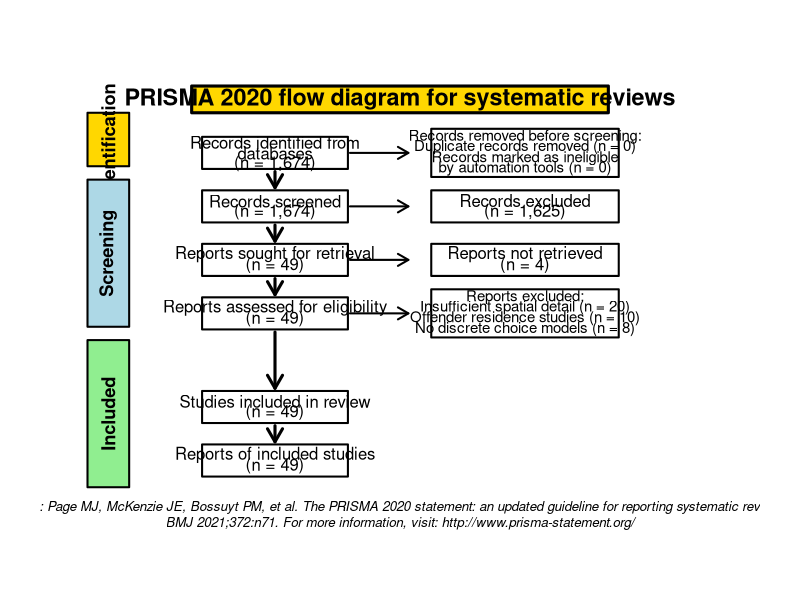
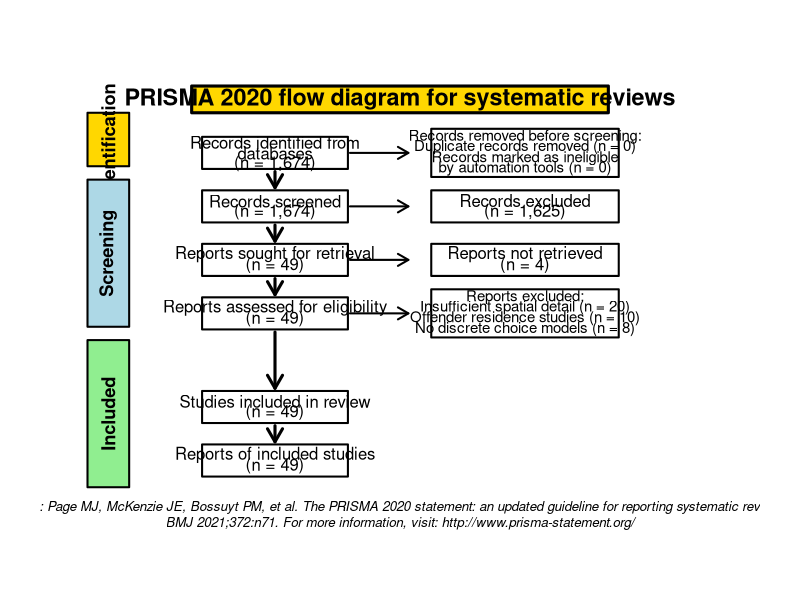

R code for these plots, in order:
# Fixed PRISMA 2020 Diagram with Proper Text Positioning
# This version fixes all text overlap issues

create_fixed_prisma <- function() {
  
  # Create PNG with higher resolution
  png("20250709_Analysis & Results/fixed_prisma_2020.png", 
      width = 1600, height = 1800, res = 150, bg = "white")
  
  # Set up the plot with better margins
  par(mar = c(2, 2, 2, 2))
  plot(0, 0, type = "n", xlim = c(0, 16), ylim = c(0, 18), 
       axes = FALSE, xlab = "", ylab = "")
  
  # Define colors
  id_color <- "#FFD700"      # Gold
  screen_color <- "#ADD8E6"  # Light blue
  include_color <- "#90EE90" # Light green
  exclude_color <- "#FFFFFF" # White
  
  # Function to draw boxes with proper text wrapping
  draw_box <- function(x, y, width, height, text_lines, color = "white", text_size = 1.0, bold = FALSE) {
    rect(x - width/2, y - height/2, x + width/2, y + height/2, 
         col = color, border = "black", lwd = 2)
    
    # Handle multiple lines of text
    n_lines <- length(text_lines)
    if (n_lines == 1) {
      text(x, y, text_lines[1], cex = text_size, adj = 0.5, font = if(bold) 2 else 1)
    } else {
      # Calculate line spacing
      line_spacing <- 0.4
      start_y <- y + (n_lines - 1) * line_spacing / 2
      
      for (i in 1:n_lines) {
        text(x, start_y - (i - 1) * line_spacing, text_lines[i], 
             cex = text_size, adj = 0.5, font = if(bold) 2 else 1)
      }
    }
  }
  
  # Header
  rect(3, 16, 13, 17, col = id_color, border = "black", lwd = 3)
  text(8, 16.5, "PRISMA 2020 flow diagram for systematic reviews", 
       cex = 1.4, font = 2, adj = 0.5)
  
  # Stage labels (vertical bars)
  # Identification
  rect(0.5, 14, 1.5, 16, col = id_color, border = "black", lwd = 2)
  text(1, 15, "Identification", cex = 1.1, font = 2, srt = 90, adj = 0.5)
  
  # Screening
  rect(0.5, 8, 1.5, 13.5, col = screen_color, border = "black", lwd = 2)
  text(1, 10.75, "Screening", cex = 1.1, font = 2, srt = 90, adj = 0.5)
  
  # Included
  rect(0.5, 2, 1.5, 7.5, col = include_color, border = "black", lwd = 2)
  text(1, 4.75, "Included", cex = 1.1, font = 2, srt = 90, adj = 0.5)
  
  # IDENTIFICATION STAGE
  # Records identified
  draw_box(5, 14.5, 3.5, 1.2, 
           c("Records identified from", "databases", "(n = 1,674)"), 
           color = "white", text_size = 1.0)
  
  # Records removed before screening
  draw_box(11, 14.5, 4.5, 1.8, 
           c("Records removed before screening:", "Duplicate records removed (n = 0)", "Records marked as ineligible", "by automation tools (n = 0)"), 
           color = exclude_color, text_size = 0.9)
  
  # SCREENING STAGE
  # Records screened
  draw_box(5, 12.5, 3.5, 1.2, 
           c("Records screened", "(n = 1,674)"), 
           color = "white", text_size = 1.0)
  
  # Records excluded
  draw_box(11, 12.5, 4.5, 1.2, 
           c("Records excluded", "(n = 1,625)"), 
           color = exclude_color, text_size = 1.0)
  
  # Reports sought for retrieval
  draw_box(5, 10.5, 3.5, 1.2, 
           c("Reports sought for retrieval", "(n = 49)"), 
           color = "white", text_size = 1.0)
  
  # Reports not retrieved
  draw_box(11, 10.5, 4.5, 1.2, 
           c("Reports not retrieved", "(n = 4)"), 
           color = exclude_color, text_size = 1.0)
  
  # Reports assessed for eligibility
  draw_box(5, 8.5, 3.5, 1.2, 
           c("Reports assessed for eligibility", "(n = 49)"), 
           color = "white", text_size = 1.0)
  
  # Reports excluded with reasons
  draw_box(11, 8.5, 4.5, 1.8, 
           c("Reports excluded:", "Insufficient spatial detail (n = 20)", "Offender residence studies (n = 10)", "No discrete choice models (n = 8)"), 
           color = exclude_color, text_size = 0.9)
  
  # INCLUDED STAGE
  # Studies included in review
  draw_box(5, 5, 3.5, 1.2, 
           c("Studies included in review", "(n = 49)"), 
           color = "white", text_size = 1.0)
  
  # Reports of included studies
  draw_box(5, 3, 3.5, 1.2, 
           c("Reports of included studies", "(n = 49)"), 
           color = "white", text_size = 1.0)
  
  # ARROWS - Main flow
  arrows(5, 13.8, 5, 13.2, lwd = 3, length = 0.15, col = "black")
  arrows(5, 11.8, 5, 11.2, lwd = 3, length = 0.15, col = "black")
  arrows(5, 9.8, 5, 9.2, lwd = 3, length = 0.15, col = "black")
  arrows(5, 7.8, 5, 5.7, lwd = 3, length = 0.15, col = "black")
  arrows(5, 4.3, 5, 3.7, lwd = 3, length = 0.15, col = "black")
  
  # Exclusion arrows
  arrows(6.8, 14.5, 8.2, 14.5, lwd = 2, length = 0.12, col = "black")
  arrows(6.8, 12.5, 8.2, 12.5, lwd = 2, length = 0.12, col = "black")
  arrows(6.8, 10.5, 8.2, 10.5, lwd = 2, length = 0.12, col = "black")
  arrows(6.8, 8.5, 8.2, 8.5, lwd = 2, length = 0.12, col = "black")
  
  # Footer
  text(8, 1, 
       "From: Page MJ, McKenzie JE, Bossuyt PM, et al. The PRISMA 2020 statement: an updated guideline for reporting systematic reviews.\nBMJ 2021;372:n71. For more information, visit: http://www.prisma-statement.org/", 
       cex = 0.8, adj = 0.5, font = 3)
  
  dev.off()
  
  # Also create PDF version
  pdf("20250709_Analysis & Results/fixed_prisma_2020.pdf", 
      width = 16, height = 18, bg = "white")
  
  # Same plot for PDF
  par(mar = c(2, 2, 2, 2))
  plot(0, 0, type = "n", xlim = c(0, 16), ylim = c(0, 18), 
       axes = FALSE, xlab = "", ylab = "")
  
  # Header
  rect(3, 16, 13, 17, col = id_color, border = "black", lwd = 3)
  text(8, 16.5, "PRISMA 2020 flow diagram for systematic reviews", 
       cex = 1.4, font = 2, adj = 0.5)
  
  # Stage labels
  rect(0.5, 14, 1.5, 16, col = id_color, border = "black", lwd = 2)
  text(1, 15, "Identification", cex = 1.1, font = 2, srt = 90, adj = 0.5)
  
  rect(0.5, 8, 1.5, 13.5, col = screen_color, border = "black", lwd = 2)
  text(1, 10.75, "Screening", cex = 1.1, font = 2, srt = 90, adj = 0.5)
  
  rect(0.5, 2, 1.5, 7.5, col = include_color, border = "black", lwd = 2)
  text(1, 4.75, "Included", cex = 1.1, font = 2, srt = 90, adj = 0.5)
  
  # All the same boxes and arrows as PNG version
  draw_box(5, 14.5, 3.5, 1.2, c("Records identified from", "databases", "(n = 1,674)"), color = "white", text_size = 1.0)
  draw_box(11, 14.5, 4.5, 1.8, c("Records removed before screening:", "Duplicate records removed (n = 0)", "Records marked as ineligible", "by automation tools (n = 0)"), color = exclude_color, text_size = 0.9)
  draw_box(5, 12.5, 3.5, 1.2, c("Records screened", "(n = 1,674)"), color = "white", text_size = 1.0)
  draw_box(11, 12.5, 4.5, 1.2, c("Records excluded", "(n = 1,625)"), color = exclude_color, text_size = 1.0)
  draw_box(5, 10.5, 3.5, 1.2, c("Reports sought for retrieval", "(n = 49)"), color = "white", text_size = 1.0)
  draw_box(11, 10.5, 4.5, 1.2, c("Reports not retrieved", "(n = 4)"), color = exclude_color, text_size = 1.0)
  draw_box(5, 8.5, 3.5, 1.2, c("Reports assessed for eligibility", "(n = 49)"), color = "white", text_size = 1.0)
  draw_box(11, 8.5, 4.5, 1.8, c("Reports excluded:", "Insufficient spatial detail (n = 20)", "Offender residence studies (n = 10)", "No discrete choice models (n = 8)"), color = exclude_color, text_size = 0.9)
  draw_box(5, 5, 3.5, 1.2, c("Studies included in review", "(n = 49)"), color = "white", text_size = 1.0)
  draw_box(5, 3, 3.5, 1.2, c("Reports of included studies", "(n = 49)"), color = "white", text_size = 1.0)
  
  # Arrows
  arrows(5, 13.8, 5, 13.2, lwd = 3, length = 0.15, col = "black")
  arrows(5, 11.8, 5, 11.2, lwd = 3, length = 0.15, col = "black")
  arrows(5, 9.8, 5, 9.2, lwd = 3, length = 0.15, col = "black")
  arrows(5, 7.8, 5, 5.7, lwd = 3, length = 0.15, col = "black")
  arrows(5, 4.3, 5, 3.7, lwd = 3, length = 0.15, col = "black")
  arrows(6.8, 14.5, 8.2, 14.5, lwd = 2, length = 0.12, col = "black")
  arrows(6.8, 12.5, 8.2, 12.5, lwd = 2, length = 0.12, col = "black")
  arrows(6.8, 10.5, 8.2, 10.5, lwd = 2, length = 0.12, col = "black")
  arrows(6.8, 8.5, 8.2, 8.5, lwd = 2, length = 0.12, col = "black")
  
  # Footer
  text(8, 1, 
       "From: Page MJ, McKenzie JE, Bossuyt PM, et al. The PRISMA 2020 statement: an updated guideline for reporting systematic reviews.\nBMJ 2021;372:n71. For more information, visit: http://www.prisma-statement.org/", 
       cex = 0.8, adj = 0.5, font = 3)
  
  dev.off()
}

# Execute the function
create_fixed_prisma()

cat("Fixed PRISMA 2020 diagram created successfully!\n")
cat("Files saved:\n")
cat("- fixed_prisma_2020.png\n")
cat("- fixed_prisma_2020.pdf\n")
cat("Text overlap issues should now be resolved!\n")
